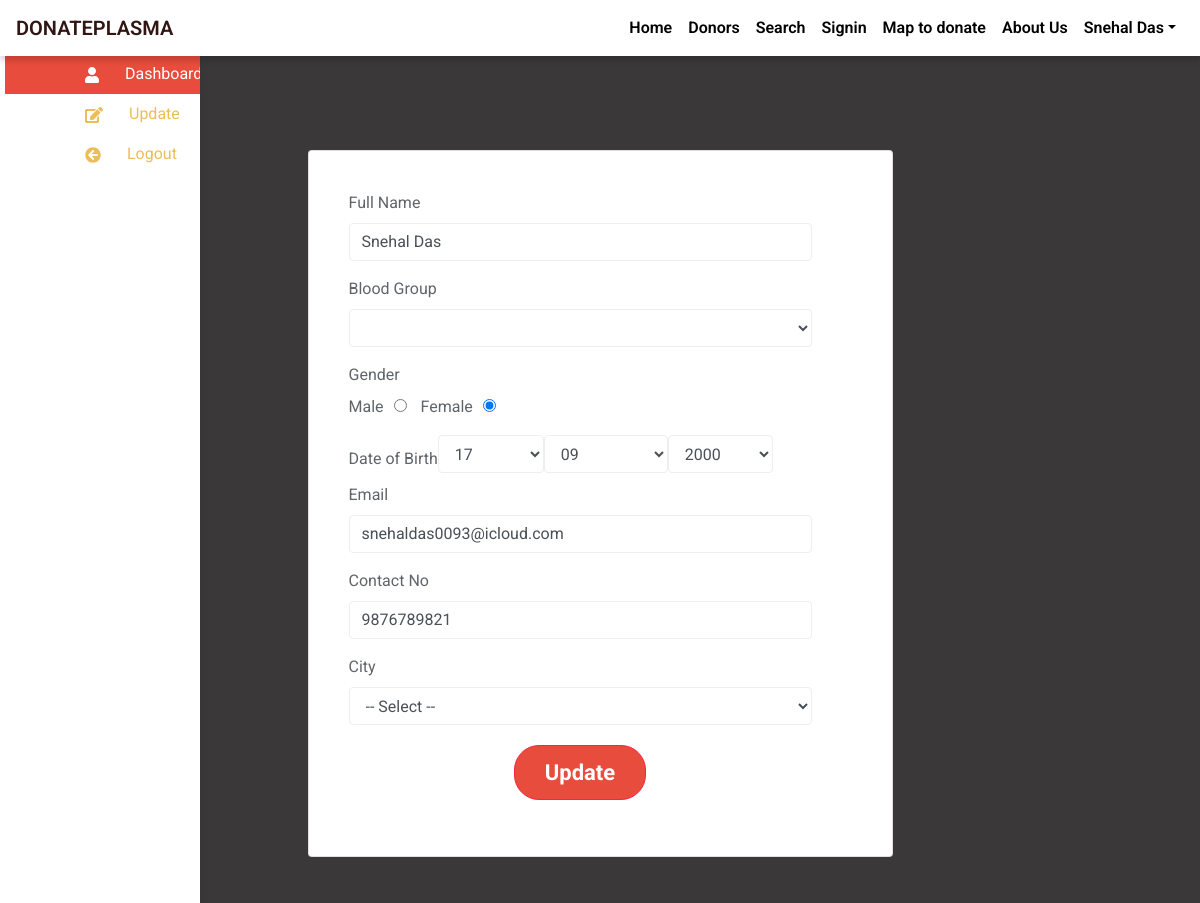
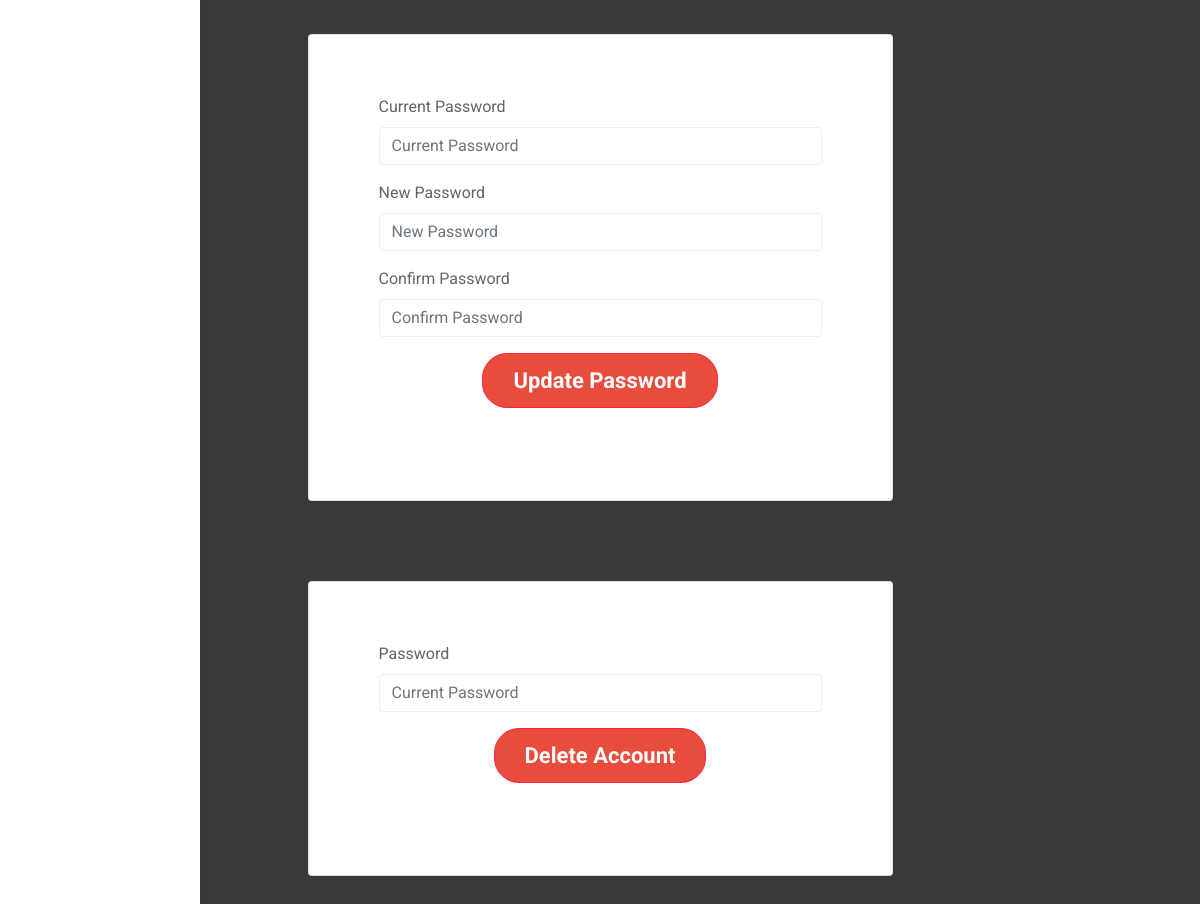
Page /user/update.php (signed in) on the committed database (2 pictures, top to bottom).
### tables this page shows
CREATE TABLE `donor` (
  `id` int(11) NOT NULL,
  `name` varchar(50) NOT NULL,
  `gender` varchar(10) NOT NULL,
  `email` varchar(50) NOT NULL,
  `city` varchar(50) NOT NULL,
  `dob` varchar(50) NOT NULL,
  `contact_no` varchar(10) NOT NULL,
  `save_life_date` varchar(20) NOT NULL,
  `password` varchar(100) NOT NULL,
  `blood_group` varchar(10) NOT NULL
);

### user/update.php (the view, shortened to what this page needs)
<?php
	include 'include/header.php';
	if(isset($_SESSION['user_id']) && !empty($_SESSION['user_id'])){
					?>
					 <?php
			$sql = "SELECT * FROM donor WHERE id=".$_SESSION['user_id'];
			$result = mysqli_query($connection,$sql);
			if( mysqli_num_rows($result)>0){
				while($row = mysqli_fetch_assoc($result)){
				$name = $row['name'];
				$blood_group = $row['blood_group'];
				$gender = $row['gender'];
				$email = $row['email'];
				$contact = $row['contact_no'];
				$dob = $row['dob'];
				$date = explode("-", $dob);
				}
			}
	?>
    <?php
	include 'include/sidebar.php';
?>
			<div class="container" style="padding: 60px 0;">
			<div class="row">
				<div class=" card col-md-6 offset-md-3">
					<div class="panel panel-default" style="padding: 20px;">
				<form class="form-group" action="" method="post">
					<div class="form-group">
						<label for="fullname">Full Name</label>
						<input type="text" name="name" id="fullname" placeholder="Full Name" required pattern="[A-Za-z/\s]+" title="Only lower and upper case and space" class="form-control" value="<?php if(isset($name)) echo $name; ?> " >
					</div>
					<div class="form-group">
              <label for="name">Blood Group</label><br>
              <select class="form-control demo-default" id="blood_group" name="blood_group" required>
				<?php if(isset($gender)) echo '<option selected="" value="'.$blood_group.'"</option>';?>
                <option value="A+">A+</option>
              </select>
            </div>
					<div class="form-group">
				              <label for="gender">Gender</label><br>
				              		Male<input type="radio" name="gender" id="gender" value="Male" style="margin-left:10px; margin-right:10px;" checked>
				              		Female<input type="radio" name="gender" id="gender" value="Female" style="margin-left:10px;"<?php if(isset($gender)){ if($gender == "Female") echo "checked";} ?> >
				    </div>
					<div class="form-inline">
			  <label for="name">Date of Birth</label><br>
			  <select class="form-control demo-default" id="date" name="day" style="margin-bottom:10px;" required>
			  <?php if(isset($date['2'])) echo '<option selected="" value="'.$date['2'].'">'.$date['2'].'</option>'; ?><option value="01" >01</option><option value="02" >02</option><option value="03" >03</option>
              </select>
              <select class="form-control demo-default" name="month" id="month" style="margin-bottom:10px;" required>
				<?php if(isset($date['1'])) echo '<option selected="" value="'.$date['1'].'">'.$date['1'].'</option>';?>
              </select>
              <select class="form-control demo-default" id="year" name="year" style="margin-bottom:10px;" required>
				<?php if(isset($date['0'])) echo '<option selected="" value="'.$date['0'].'">'.$date['0'].'</option>'; ?>
              </select>
			</div>
				    <div class="form-group">
						<label for="fullname">Email</label>
						<input type="text" name="email" id="email" placeholder="Email" pattern="[a-z0-9._%+-]+@[a-z0-9.-]+\.[a-z]{2,4}$" title="Please write correct email" class="form-control" value="<?php if(isset($email)) echo $email; ?> " >
					</div>
					<div class="form-group">
              <label for="contact_no">Contact No</label>
              <input type="text" name="contact_no" placeholder="03********" class="form-control" required pattern="^\d{10}$" title="10 numeric characters only" maxlength="11" value="<?php if(isset($contact)) echo $contact; ?> ">
            </div>
					<div class="form-group">
              <label for="city">City</label>
              <select name="city" id="city" class="form-control demo-default" required>
			  <option value="">-- Select --</option>
 </select>
            </div>
					<div class="form-group">
						<button id="submit" name="submit" type="submit" class="btn btn-lg btn-danger center-aligned" style="margin-top: 20px;">Update</button>
					</div>
				</form>
					</div>
				</div>
				<div class="card col-md-6 offset-md-3">
					<div class="panel panel-default" style="padding: 20px;">
						<form action="" method="post" class="form-group form-container" >
							<div class="form-group">
								<label for="oldpassword">Current Password</label>
								<input type="password" required name="old_password" placeholder="Current Password" class="form-control">
							</div>
							<div class="form-group">
								<label for="newpassword">New Password</label>
								<input type="password" required name="new_password" placeholder="New Password" class="form-control">
							</div>
							<div class="form-group">
								<label for="c_password">Confirm Password</label>
								<input type="password" required name="c_password" placeholder="Confirm Password" class="form-control">
							</div>
							<div class="form-group">
								<button class="btn btn-lg btn-danger center-aligned" type="submit" name="update_pass">Update Password</button>
							</div>
						</form>
					</div>
				</div>
				<div class="card col-md-6 offset-md-3">
					<div class="panel panel-default" style="padding: 20px;">
						<form action="" method="post" class="form-group form-container" >
							<div class="form-group">
								<label for="oldpassword">Password</label>
								<input type="password" required name="account_password" placeholder="Current Password" class="form-control">
							</div>
							<div class="form-group">
								<button class="btn btn-lg btn-danger center-aligned" type="submit" name="delete_account">Delete Account</button>
							</div>
						</form>
					</div>
				</div>
			</div>
		</div>
<?php
}else{
	header("Location: ../index.php");
}
include 'include/footer.php';
 ?>

### css/custom.css (style rules this page uses)
@media (min-width: 768px) { .form-group { text-align: center; } }
.form-group { padding-right: 20px; }
.btn-danger { background-color: #e74c3c; border-radius: 25px; padding: 10px 30px; font-size: 22px; font-weight: 700; }
.center-aligned { display: table; margin: 0 auto; }
.card { width: 350px; padding: 20px; margin-top: 40px; margin-bottom: 40px; }

### css/styles.css (style rules this page uses)
.form-control { border: 1px solid #eee; box-shadow: none; }
.btn-danger, .btn-danger:hover, .btn-danger:focus, .btn-danger:active, .btn-danger.active, .open > .dropdown-toggle.btn-danger, .btn-danger.disabled, .btn-danger[disabled], fieldset[disabled] .btn-danger, .btn-danger.disabled:hover, .btn-danger[disabled]:hover, fieldset[disabled] .btn-danger:hover, .btn-danger.disabled:focus, .btn-danger[disabled]:focus, fieldset[disabled] .btn-danger:focus, .btn-danger.disabled:active, .btn-danger[disabled]:active, fieldset[disabled] .btn-danger:active, .btn-danger.disabled.active, .btn-danger[disabled].active, fieldset[disabled] .btn-danger.active { background-color: #f9243f; border-color: #f9243f; }
.panel { border: 0; }
.btn-danger { background-color: #e74c3c; border-radius: 25px; padding: 10px 30px; font-size: 22px; font-weight: 700; }
.center-aligned { display: table; margin: 0 auto; }

### user/update.php (style rules this page uses)
.form-group { text-align: left; }
.form-container { padding: 20px 10px 20px 30px; }

### rows in the picture
donor: name "Snehal Das", gender "☑", day "17", month "09", year "2000", email "snehaldas0093@icloud.com", contact_no "9876789821"

### other values in the picture
$_SESSION['name'] "Snehal Das"
